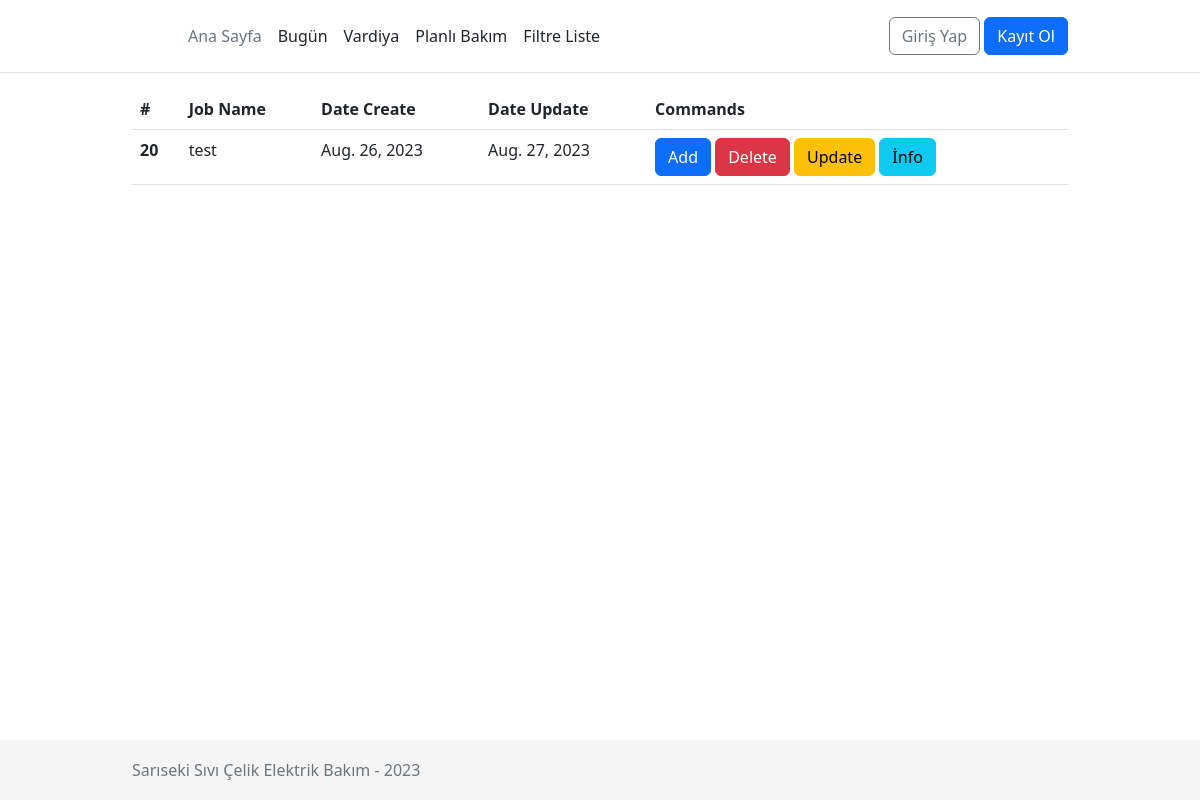
Before: /works2/ with the older database file.
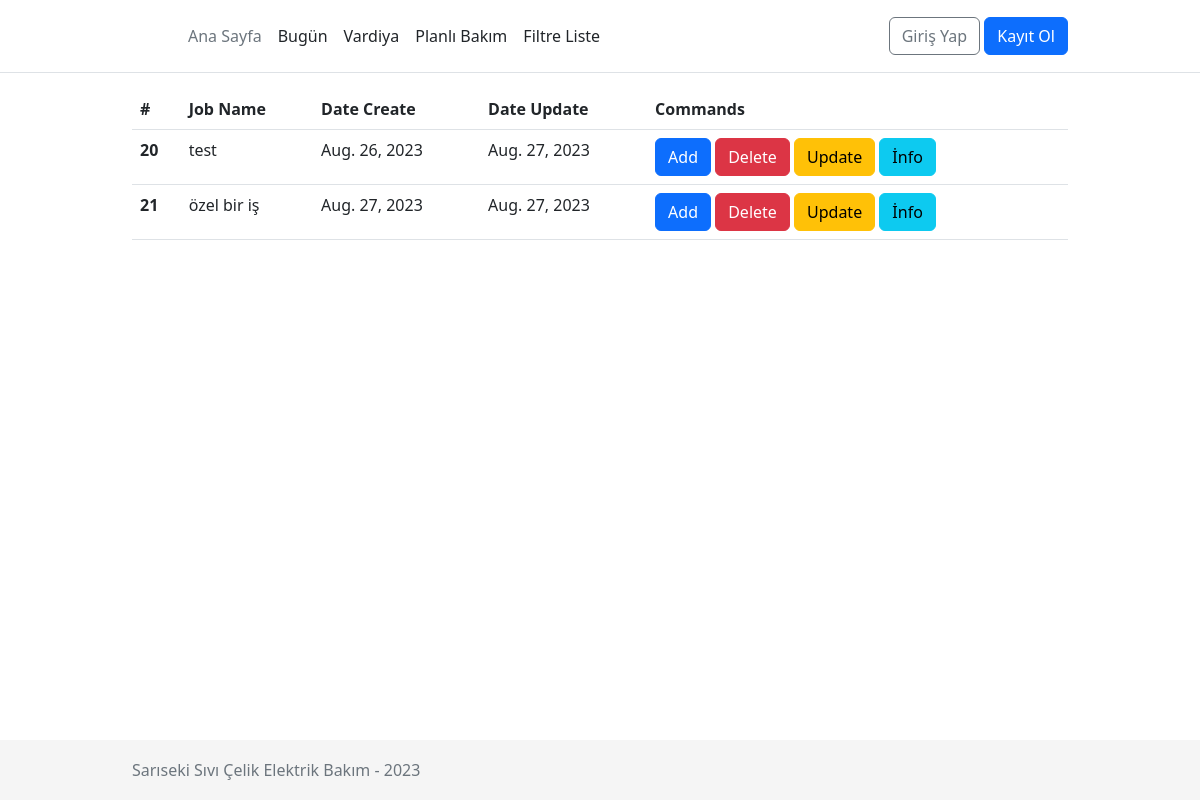
After: the same page with the newer database file.
### pages/models.py (models this page shows, shortened)
class Work(models.Model):
    id    = models.AutoField(primary_key=True)
    name  = models.CharField(max_length = 100)
    detail  = models.TextField(max_length = 2000, default="")
    dateCreate = models.DateField( auto_now_add=True)
    dateUpdate = models.DateField( auto_now=True)
    class Meta:
        verbose_name = ("Work")
        verbose_name_plural = ("Works")

### pages/views.py (the view)
# urls.py: path('works2/', WorkTodayView.as_view(), name='Work_list_today'),
class WorkTodayView(ListView):
    context_object_name = "work_list"
    queryset = Work.objects.filter(dateUpdate=timezone.now().strftime("%Y%m%d"))
    template_name = "work/Work_list2.html"

### templates/work/work_list2.html (shortened to what this page needs)
{% extends '_base.html' %}
{% block content %}
<table class="table">
    <thead>
      <tr>
        <th scope="col">#</th>
        <th scope="col">Job Name</th>
        <th scope="col">Date Create</th>
        <th scope="col">Date Update</th>
        <th scope="col">Commands</th>
      </tr>
    </thead>
    <tbody>
        {% for work in work_list %}
        <tr>
        <th scope="row">{{ work.id }}</th>
        <td>{{ work.name }}</td>
        <td>{{ work.dateCreate }}</td>
        <td>{{ work.dateUpdate }}</td>
        <td>
            <a href="{% url 'Work_create' %}" class="btn btn-primary" role="button">Add</a>
            <a href="{% url 'Work_delete' work.pk %}" class="btn btn-danger" role="button">Delete</a>
            <a href="{% url 'Work_update' work.pk %}" class="btn btn-warning" role="button">Update</a>
            <a href="{% url 'Work_detail' work.pk %}" class="btn btn-info" role="button">İnfo</a>
        </td>
        </tr>
        {% empty %}
        <h3>No works yet.</h3>
        <a href="{% url 'Work_create' %}">Add work</a>
        {% endfor %}
    </tbody>
  </table>
{% endblock content %}

Changed rows visible on the page:
added Work: id "21", name "özel bir iş", dateCreate "Aug. 27, 2023", dateUpdate "Aug. 27, 2023"
